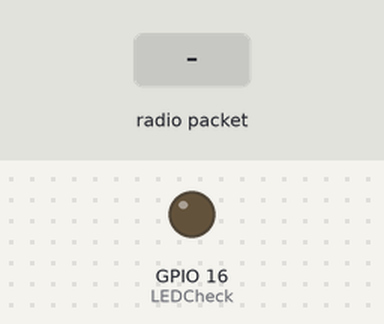
A sketch run on a simulated ESP8266 (NodeMCU). Shown: output pins drawn as LEDs (lit = HIGH). The inputs (shaded band) are chosen by the test bench. What the sketch prints to the serial monitor is not drawn.

Above: at 1.2 s.
1.3 s: radio packet "$" arrives
At 1.4 s:
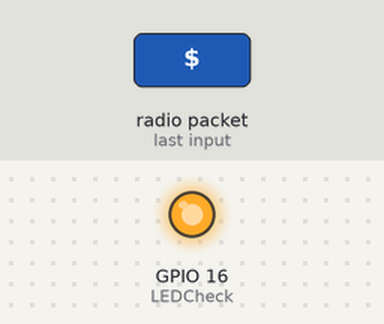
3.0 s: radio packet "5" arrives
At 3.5 s:
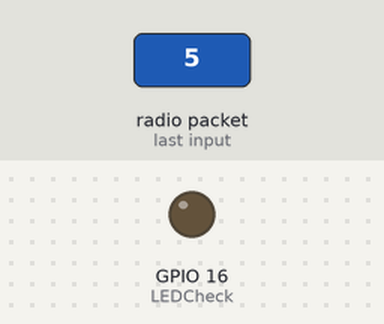
4.5 s: radio packet "90" arrives
At 4.6 s:
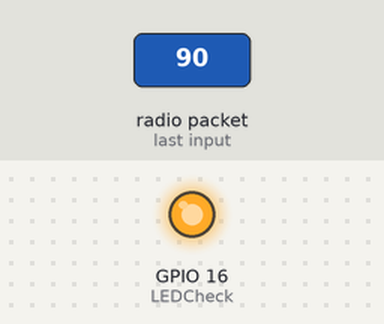
Timing chart, 0 to 7.5 s (numbered marks = the images above; inputs shaded):
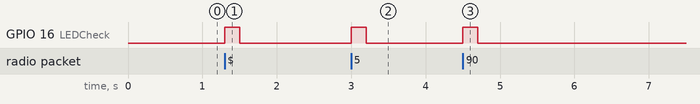

The sketch:

EspPasarelaEspNow.ino
```cpp
/*

  Recibe mensajes ESP-NOW y los reenvía por el puerto serie añadiendole antes la MAC del dispositivo que envío el mensaje
  Está escuchando en la MAC 3E:33:33:33:33:33

 */

//Librerias
#include <ESP8266WiFi.h>
#include <espnow.h>
#include <SoftwareSerial.h>

#define BAUD_RATE 115200

// GPIOs
#define LEDCheck 16

//canal que se va a utilizar para el ESP-NOW
#define WIFI_CHANNEL 6

uint8_t kok[16]= {0x11, 0x22, 0x33, 0x44, 0x55, 0x66, 0x77, 0x88, 0x99, 0x00, 0x11, 0x22, 0x33, 0x44, 0x55, 0x66};
uint8_t key[16]= {0x33, 0x44, 0x33, 0x44, 0x33, 0x44, 0x33, 0x44, 0x33, 0x44, 0x33, 0x44, 0x33, 0x44, 0x33, 0x44};

//Configuramos el protocolo serie.
SoftwareSerial swSer(14, 12, false);

//char para construir el mensaje que se va a enviar por ESP-NOW
char JSON_serie[256];
//MAC de la ESP remota que recibe los mensajes de esta ESP mediante ESP-NOW.
uint8_t macPasarela[] = {0x3E, 0x33, 0x33, 0x33, 0x33, 0x33};
//MAC de la ESP que está en la pasarela y se encarga del ESP-NOW
uint8_t macDHT11[] = {0x3E, 0x33, 0x33, 0x33, 0x33, 0x34};
//Variable para controlar el tiempo.
volatile unsigned long ultimo_mensaje=0;
//Variable para controlar el aviso de "Esperando mensajes ESP-NOW"
unsigned long heartBeat=0;

//Método que se encarga de recoger lo que llega del protocolo serie
//y se envía por ESP-NOW al ESP.
inline void readSerial() {

	//Obtenemos la longitud del JSON que vamos a recibir.
	while (swSer.available() < 2) { delay(1); }
	int len1 = (swSer.read() - 48)*10;
	int len2 = (swSer.read() - 48);
	int len = len1+len2+1;

	//Obtenemos el JSON
	while (swSer.available() < len) { delay(1); }
	swSer.readBytes((char*)&JSON_serie, len);
	JSON_serie[len]='\0'; //fin de cadena, por si acaso

	//Enviamos el JSON por ESP_NOW
	esp_now_send(macDHT11, (uint8_t *) JSON_serie, strlen(JSON_serie)+1);

}

void setup() {

	Serial.begin(115200);
	Serial.println();

	//Inicializamos el LED.
	pinMode(LEDCheck, OUTPUT);
	digitalWrite(LEDCheck, LOW);

	//Ponemos el WiFi en modo AP.
	WiFi.mode(WIFI_AP);
	WiFi.disconnect();
	//Establecemos la MAC para esta ESP
	wifi_set_macaddr(SOFTAP_IF, &macPasarela[0]);
	Serial.print("MAC: "); Serial.println(WiFi.softAPmacAddress());

	//Iniciamos ESP-NOW
	if (esp_now_init()!=0) {
		Serial.println("*** Fallo al iniciar el ESP-NOW");
		ESP.restart();
	}

	//Especificamos las claves para enviar la información de manera encriptada.
	esp_now_set_kok(kok, 16);

	//Especificamos el rol del ESP-NOW (0=OCIOSO, 1=MAESTRO, 2=ESCLAVO y 3=MAESTRO+ESCLAVO)
	esp_now_set_self_role(3);
	//Emparejamos con el otro ESP
	esp_now_add_peer(macDHT11, 3, WIFI_CHANNEL, key, 0);
	//Especificamos las claves para enviar la información de manera encriptada.
	esp_now_set_peer_key(macPasarela, key, 16);

	//Configuramos protoloco serie
	swSer.begin(BAUD_RATE);

	//Si llega un mensaje por ESP-NOW a esta ESP, recogemos la información y la enviamos por serial.
	esp_now_register_recv_cb([](uint8_t *mac, uint8_t *data, uint8_t len) {

		//Encendemos el LED
		digitalWrite(LEDCheck, HIGH);

		//Preparamos el mensaje para enviarlo por serial. Añadimos la dirección
		//MAC del dispositivo que envía la información.
		//Si el tamaño del mensaje es mayor que 30, es un mensaje con información del sensor,
		//no enviamos con el inicio de $$, si es el mensaje de que está vivo, lo enviamos con %%
		//para diferenciarlos.
		if(len > 31){ Serial.write("$$"); }
		else{ Serial.write("%%"); }

		Serial.write(mac, 6);
		Serial.write(len);
		Serial.write(data, len);

		ultimo_mensaje=millis();

  });
}

void loop() {
	//Obtenemos el momento actual.
	unsigned long ahora = millis();

	//Si la diferencia desde el último heartBeat hasta ahora es de más de 30 segundos,
	//mostramos un mensaje para hacer referencia que estamos esperando un mensaje de ESP-NOW.
	if (ahora-heartBeat > 30000) {
		Serial.println("\nEsperando mensajes ESP-NOW...");
		heartBeat = ahora;
	}

	//Si el LED está encendido porque se ha enviado un mensaje por el
	//protocolo serie y hace más de 0,2s que está encedido, se apaga.
	if (digitalRead(LEDCheck)==HIGH && ahora-ultimo_mensaje>=200){ digitalWrite(LEDCheck, LOW); }

	//Si tenemos algún mensaje por serie, entramos en el bucle.
	while (swSer.available()){
		//Comprobamos si viene primero el icono '$'
		if ( swSer.read() == '$' ) {
			//En caso de venir ese icono, comprobamos que el segundo sera también '$'.
			//En caso de ser, es un JSON con información del sensor y vamos a proceder a leerlo.
			while ( ! swSer.available() )  delay(1);

			if ( swSer.read() == '$' ) {
				//Leemos los datos.
				readSerial();
				ultimo_mensaje=ahora;
			}
		}
	}
}
```

Measured:
- after the input at 1.3 s, GPIO 16 (LEDCheck): LOW → HIGH at once, → LOW 0.20 s later
- after the input at 3.0 s, GPIO 16 (LEDCheck): LOW → HIGH at once, → LOW 0.20 s later
- after the input at 4.5 s, GPIO 16 (LEDCheck): LOW → HIGH at once, → LOW 0.20 s later
